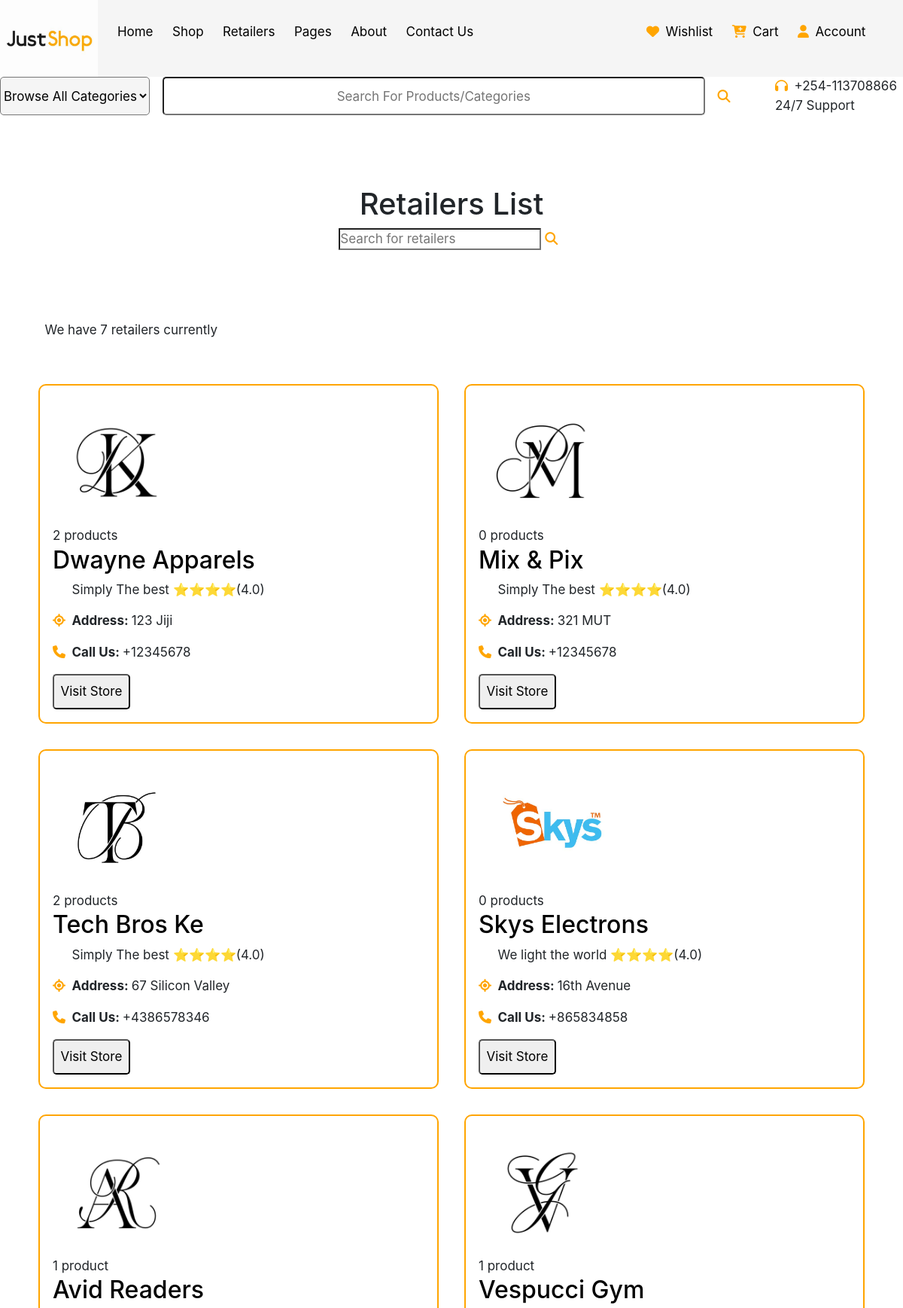
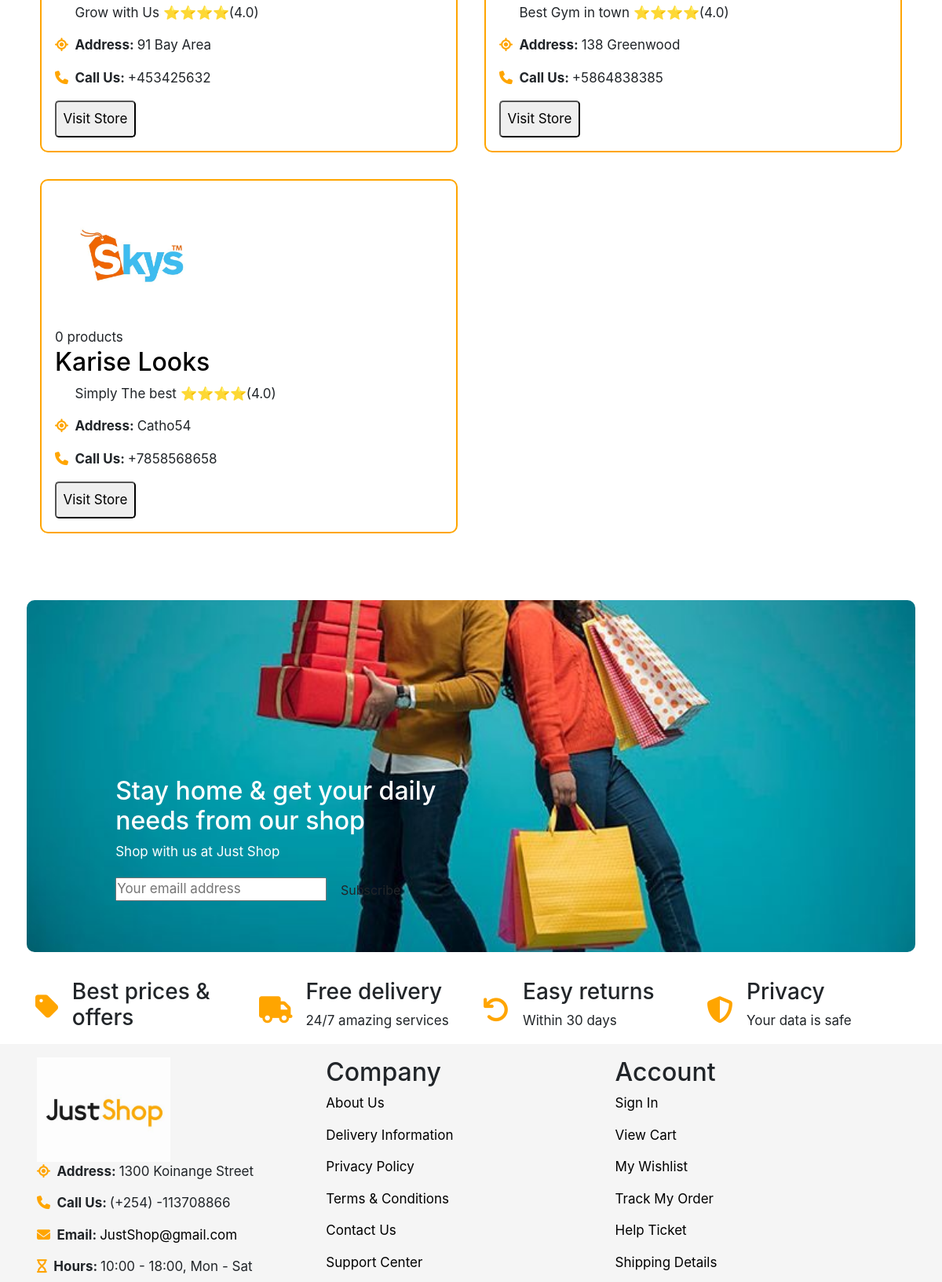
The page /retailers/ (upper part) on the database its author committed (2 pictures, top to bottom).
### main/models.py (models this page shows, shortened)
class Retailer(models.Model):
     retailer_id=models.UUIDField(unique=True, default=uuid.uuid4)
     title=models.CharField(max_length=100)
     image=models.ImageField(upload_to=user_dir_path,null=True)
     description=models.CharField(null=True,max_length=100,blank=True,default="Simply The best")
     rating=models.CharField(max_length=100,default="100")
     contact=models.CharField(max_length=100)
     return_time=models.CharField(max_length=100,default="10")
     address=models.CharField(max_length=100)
     shipping_time=models.CharField(max_length=100)
     user=models.ForeignKey(User,on_delete=models.SET_NULL,null=True)#on_delete=models.CASCADE,null=False
     date=models.DateTimeField(auto_now_add=True,null=True,blank=True)
     storefront_image=models.ImageField(upload_to=user_dir_path,null=True)
     class Meta:
          verbose_name_plural="Retailers"

### main/views.py (the view)
# urls.py: path('retailers/',retailers_view,name="retailers"),
def retailers_view(request):
   retailers=Retailer.objects.all()
   context={
      "retailers":retailers,
   }
   return render(request,"main/retailers.html",context)

### main/context_processor.py (called while the page is built)
def default(request):
    products=Product.objects.all()
    categories=Category.objects.all()
    return{
        'products':products,
        'categories':categories,
    }

### templates/main/retailers.html
{% extends "base/base.html" %}
{% load static %}
{%block content%}
<div class="retailers-main">
  <div class="retailers-header">
    <h1>Retailers List</h1>
    <div class="search-input">
      <input type="search" placeholder="Search for retailers">
      <i class="fas fa-search"></i>
    </div>
    <p>We have {{ retailers|length}} retailers currently</p>
  </div>
  <div class="retailers-list">
    {% for retailer in retailers %}
    <div class="retailer-card">
      <div class="retailer-image">
        <img class="retailer-image" src="{{ retailer.image.url }}" alt="">
      </div>
      <span>{{ retailer.products.count }} product{% if retailer.products.count != 1 %}s{% endif %}</span>
      <div class="retailer-info">
        <a href="{% url 'main:retailerdetails' retailer.id %}"><h2>{{retailer.title}}</h2></a>
        <span>{{retailer.description}}</span>
        <span>⭐⭐⭐⭐(4.0)</span><br>
        <p></p></span><i class="fas fa-location"></i><strong>Address: </strong> <span>{{retailer.address}}</span></p>
        <p><i class="fas fa-phone"></i><strong>Call Us: </strong><span>+{{retailer.contact}}</span></p>
        <a href="{% url 'main:retailerdetails' retailer.id %}"><button>Visit Store</button></a>
      </div>
    </div>
{% endfor %}
    </div>
</div>
{%endblock content%}

### static/assets/css/index.css (style rules this page uses)
* { margin:0; padding:0; box-sizing: border-box; }
button, input, select, textarea { font-family: inherit; font-size: 100%; }
body { font-size:17px; }
i { margin-right:0.5em; color: orange; font-size:1em; }
a { text-decoration: none; color:black; margin-right:1.5em; }
.search-input { width:100%; height:100%; margin:0 1em; text-align: center; border-radius:5px; }
.product-image,.retailer-image { height:10em; object-fit: cover; }
button { padding:0.5em; border-radius:.3em; }
.retailers-header { height:15em; margin:1.5em; border-radius:10px; display: flex; flex-direction: column; justify-content: center; align-items: center; padding:2em; position:relative; }
.retailers-main { padding:2em; }
.retailers-header>p { position: absolute; bottom:0; left:0; }
.retailers-list { padding:1em; display: grid; gap:2em; grid-template-columns:1fr 1fr }
.retailer-card { border:2px solid orange; border-radius: 10px; padding:1em; }

### rows shown on the page
Retailer: image (picture), products.count "2", title "Dwayne Apparels", description "Simply The best", address "123 Jiji", contact "12345678"
Retailer: image (picture), products.count "0", title "Mix & Pix", description "Simply The best", address "321 MUT", contact "12345678"
Retailer: image (picture), products.count "2", title "Tech Bros Ke", description "Simply The best", address "67 Silicon Valley", contact "4386578346"
Retailer: image (picture), products.count "0", title "Skys Electrons", description "We light the world", address "16th Avenue", contact "865834858"
Retailer: image (picture), products.count "1", title "Avid Readers", description "Grow with Us", address "91 Bay Area", contact "453425632"
Retailer: image (picture), products.count "1", title "Vespucci Gym", description "Best Gym in town", address "138 Greenwood", contact "5864838385"
Retailer: image (picture), products.count "0", title "Karise Looks", description "Simply The best", address "Catho54", contact "7858568658"

### other values the page prints
{{ retailers|length }} "7"
